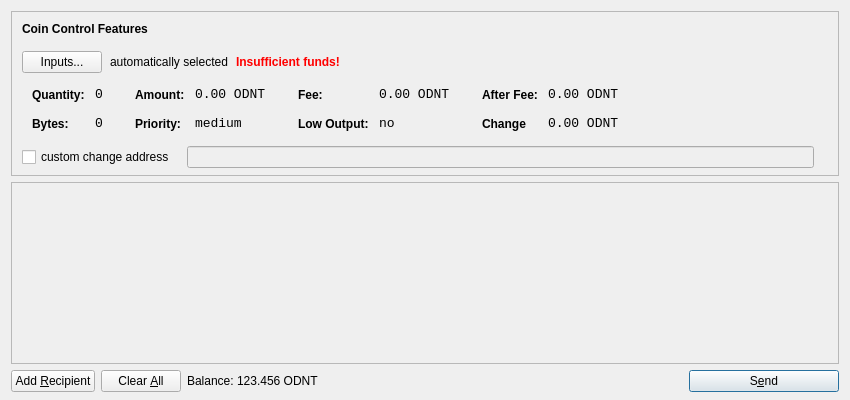
<?xml version="1.0" encoding="UTF-8"?>
<ui version="4.0">
 <class>SendCoinsDialog</class>
 <widget class="QDialog" name="SendCoinsDialog">
  <property name="geometry">
   <rect>
    <x>0</x>
    <y>0</y>
    <width>850</width>
    <height>400</height>
   </rect>
  </property>
  <property name="windowTitle">
   <string>Send Coins</string>
  </property>
  <property name="styleSheet">
   <string notr="true">QListView { background: transparent; }</string>
  </property>
  <layout class="QVBoxLayout" name="verticalLayout" stretch="0,1,0">
   <property name="bottomMargin">
    <number>8</number>
   </property>
   <item>
    <widget class="QFrame" name="frameCoinControl">
     <property name="sizePolicy">
      <sizepolicy hsizetype="Expanding" vsizetype="Expanding">
       <horstretch>0</horstretch>
       <verstretch>0</verstretch>
      </sizepolicy>
     </property>
     <property name="maximumSize">
      <size>
       <width>16777215</width>
       <height>16777215</height>
      </size>
     </property>
     <property name="styleSheet">
      <string notr="true">QListView { background: transparent; }</string>
     </property>
     <property name="frameShape">
      <enum>QFrame::StyledPanel</enum>
     </property>
     <property name="frameShadow">
      <enum>QFrame::Sunken</enum>
     </property>
     <layout class="QVBoxLayout" name="verticalLayoutCoinControl2">
      <property name="spacing">
       <number>6</number>
      </property>
      <property name="leftMargin">
       <number>0</number>
      </property>
      <property name="topMargin">
       <number>0</number>
      </property>
      <property name="rightMargin">
       <number>0</number>
      </property>
      <property name="bottomMargin">
       <number>6</number>
      </property>
      <item>
       <layout class="QVBoxLayout" name="verticalLayoutCoinControl" stretch="0,0,0,0,1">
        <property name="spacing">
         <number>0</number>
        </property>
        <property name="leftMargin">
         <number>10</number>
        </property>
        <property name="topMargin">
         <number>10</number>
        </property>
        <item>
         <layout class="QHBoxLayout" name="horizontalLayoutCoinControl1">
          <property name="bottomMargin">
           <number>15</number>
          </property>
          <item>
           <widget class="QLabel" name="labelCoinControlFeatures">
            <property name="sizePolicy">
             <sizepolicy hsizetype="Preferred" vsizetype="Maximum">
              <horstretch>0</horstretch>
              <verstretch>0</verstretch>
             </sizepolicy>
            </property>
            <property name="font">
             <font>
              <weight>75</weight>
              <bold>true</bold>
             </font>
            </property>
            <property name="styleSheet">
             <string notr="true">font-weight:bold;</string>
            </property>
            <property name="text">
             <string>Coin Control Features</string>
            </property>
           </widget>
          </item>
         </layout>
        </item>
        <item>
         <layout class="QHBoxLayout" name="horizontalLayoutCoinControl2" stretch="0,0,0,0">
          <property name="spacing">
           <number>8</number>
          </property>
          <property name="bottomMargin">
           <number>10</number>
          </property>
          <item>
           <widget class="QPushButton" name="pushButtonCoinControl">
            <property name="styleSheet">
             <string notr="true"/>
            </property>
            <property name="text">
             <string>Inputs...</string>
            </property>
           </widget>
          </item>
          <item>
           <widget class="QLabel" name="labelCoinControlAutomaticallySelected">
            <property name="text">
             <string>automatically selected</string>
            </property>
            <property name="margin">
             <number>5</number>
            </property>
           </widget>
          </item>
          <item>
           <widget class="QLabel" name="labelCoinControlInsuffFunds">
            <property name="font">
             <font>
              <weight>75</weight>
              <bold>true</bold>
             </font>
            </property>
            <property name="styleSheet">
             <string notr="true">color:red;font-weight:bold;</string>
            </property>
            <property name="text">
             <string>Insufficient funds!</string>
            </property>
            <property name="margin">
             <number>5</number>
            </property>
           </widget>
          </item>
          <item>
           <spacer name="horizontalSpacerCoinControl">
            <property name="orientation">
             <enum>Qt::Horizontal</enum>
            </property>
            <property name="sizeHint" stdset="0">
             <size>
              <width>40</width>
              <height>1</height>
             </size>
            </property>
           </spacer>
          </item>
         </layout>
        </item>
        <item>
         <widget class="QWidget" name="widgetCoinControl" native="true">
          <property name="sizePolicy">
           <sizepolicy hsizetype="Preferred" vsizetype="Preferred">
            <horstretch>0</horstretch>
            <verstretch>0</verstretch>
           </sizepolicy>
          </property>
          <property name="minimumSize">
           <size>
            <width>0</width>
            <height>0</height>
           </size>
          </property>
          <property name="styleSheet">
           <string notr="true"/>
          </property>
          <layout class="QHBoxLayout" name="horizontalLayoutCoinControl5">
           <property name="margin">
            <number>0</number>
           </property>
           <item>
            <layout class="QHBoxLayout" name="horizontalLayoutCoinControl3" stretch="0,0,0,1">
             <property name="spacing">
              <number>20</number>
             </property>
             <property name="topMargin">
              <number>0</number>
             </property>
             <property name="bottomMargin">
              <number>10</number>
             </property>
             <item>
              <layout class="QFormLayout" name="formLayoutCoinControl1">
               <property name="horizontalSpacing">
                <number>10</number>
               </property>
               <property name="verticalSpacing">
                <number>14</number>
               </property>
               <property name="leftMargin">
                <number>10</number>
               </property>
               <property name="topMargin">
                <number>4</number>
               </property>
               <property name="rightMargin">
                <number>6</number>
               </property>
               <item row="0" column="0">
                <widget class="QLabel" name="labelCoinControlQuantityText">
                 <property name="styleSheet">
                  <string notr="true">font-weight:bold;</string>
                 </property>
                 <property name="text">
                  <string>Quantity:</string>
                 </property>
                 <property name="margin">
                  <number>0</number>
                 </property>
                </widget>
               </item>
               <item row="0" column="1">
                <widget class="QLabel" name="labelCoinControlQuantity">
                 <property name="font">
                  <font>
                   <family>Monospace</family>
                   <pointsize>10</pointsize>
                  </font>
                 </property>
                 <property name="cursor">
                  <cursorShape>IBeamCursor</cursorShape>
                 </property>
                 <property name="contextMenuPolicy">
                  <enum>Qt::ActionsContextMenu</enum>
                 </property>
                 <property name="text">
                  <string>0</string>
                 </property>
                 <property name="margin">
                  <number>0</number>
                 </property>
                 <property name="textInteractionFlags">
                  <set>Qt::LinksAccessibleByMouse|Qt::TextSelectableByKeyboard|Qt::TextSelectableByMouse</set>
                 </property>
                </widget>
               </item>
               <item row="1" column="0">
                <widget class="QLabel" name="labelCoinControlBytesText">
                 <property name="styleSheet">
                  <string notr="true">font-weight:bold;</string>
                 </property>
                 <property name="text">
                  <string>Bytes:</string>
                 </property>
                </widget>
               </item>
               <item row="1" column="1">
                <widget class="QLabel" name="labelCoinControlBytes">
                 <property name="font">
                  <font>
                   <family>Monospace</family>
                   <pointsize>10</pointsize>
                  </font>
                 </property>
                 <property name="cursor">
                  <cursorShape>IBeamCursor</cursorShape>
                 </property>
                 <property name="contextMenuPolicy">
                  <enum>Qt::ActionsContextMenu</enum>
                 </property>
                 <property name="text">
                  <string>0</string>
                 </property>
                 <property name="textInteractionFlags">
                  <set>Qt::LinksAccessibleByMouse|Qt::TextSelectableByKeyboard|Qt::TextSelectableByMouse</set>
                 </property>
                </widget>
               </item>
              </layout>
             </item>
             <item>
              <layout class="QFormLayout" name="formLayoutCoinControl2">
               <property name="horizontalSpacing">
                <number>10</number>
               </property>
               <property name="verticalSpacing">
                <number>14</number>
               </property>
               <property name="leftMargin">
                <number>6</number>
               </property>
               <property name="topMargin">
                <number>4</number>
               </property>
               <property name="rightMargin">
                <number>6</number>
               </property>
               <item row="0" column="0">
                <widget class="QLabel" name="labelCoinControlAmountText">
                 <property name="styleSheet">
                  <string notr="true">font-weight:bold;</string>
                 </property>
                 <property name="text">
                  <string>Amount:</string>
                 </property>
                 <property name="margin">
                  <number>0</number>
                 </property>
                </widget>
               </item>
               <item row="0" column="1">
                <widget class="QLabel" name="labelCoinControlAmount">
                 <property name="font">
                  <font>
                   <family>Monospace</family>
                   <pointsize>10</pointsize>
                  </font>
                 </property>
                 <property name="cursor">
                  <cursorShape>IBeamCursor</cursorShape>
                 </property>
                 <property name="contextMenuPolicy">
                  <enum>Qt::ActionsContextMenu</enum>
                 </property>
                 <property name="text">
                  <string>0.00 ODNT</string>
                 </property>
                 <property name="textInteractionFlags">
                  <set>Qt::LinksAccessibleByMouse|Qt::TextSelectableByKeyboard|Qt::TextSelectableByMouse</set>
                 </property>
                </widget>
               </item>
               <item row="1" column="0">
                <widget class="QLabel" name="labelCoinControlPriorityText">
                 <property name="styleSheet">
                  <string notr="true">font-weight:bold;</string>
                 </property>
                 <property name="text">
                  <string>Priority:</string>
                 </property>
                </widget>
               </item>
               <item row="1" column="1">
                <widget class="QLabel" name="labelCoinControlPriority">
                 <property name="font">
                  <font>
                   <family>Monospace</family>
                   <pointsize>10</pointsize>
                  </font>
                 </property>
                 <property name="cursor">
                  <cursorShape>IBeamCursor</cursorShape>
                 </property>
                 <property name="contextMenuPolicy">
                  <enum>Qt::ActionsContextMenu</enum>
                 </property>
                 <property name="text">
                  <string>medium</string>
                 </property>
                 <property name="textInteractionFlags">
                  <set>Qt::LinksAccessibleByMouse|Qt::TextSelectableByKeyboard|Qt::TextSelectableByMouse</set>
                 </property>
                </widget>
               </item>
              </layout>
             </item>
             <item>
              <layout class="QFormLayout" name="formLayoutCoinControl3">
               <property name="horizontalSpacing">
                <number>10</number>
               </property>
               <property name="verticalSpacing">
                <number>14</number>
               </property>
               <property name="leftMargin">
                <number>6</number>
               </property>
               <property name="topMargin">
                <number>4</number>
               </property>
               <property name="rightMargin">
                <number>6</number>
               </property>
               <item row="0" column="0">
                <widget class="QLabel" name="labelCoinControlFeeText">
                 <property name="styleSheet">
                  <string notr="true">font-weight:bold;</string>
                 </property>
                 <property name="text">
                  <string>Fee:</string>
                 </property>
                 <property name="margin">
                  <number>0</number>
                 </property>
                </widget>
               </item>
               <item row="0" column="1">
                <widget class="QLabel" name="labelCoinControlFee">
                 <property name="font">
                  <font>
                   <family>Monospace</family>
                   <pointsize>10</pointsize>
                  </font>
                 </property>
                 <property name="cursor">
                  <cursorShape>IBeamCursor</cursorShape>
                 </property>
                 <property name="contextMenuPolicy">
                  <enum>Qt::ActionsContextMenu</enum>
                 </property>
                 <property name="text">
                  <string>0.00 ODNT</string>
                 </property>
                 <property name="textInteractionFlags">
                  <set>Qt::LinksAccessibleByMouse|Qt::TextSelectableByKeyboard|Qt::TextSelectableByMouse</set>
                 </property>
                </widget>
               </item>
               <item row="1" column="0">
                <widget class="QLabel" name="labelCoinControlLowOutputText">
                 <property name="styleSheet">
                  <string notr="true">font-weight:bold;</string>
                 </property>
                 <property name="text">
                  <string>Low Output:</string>
                 </property>
                </widget>
               </item>
               <item row="1" column="1">
                <widget class="QLabel" name="labelCoinControlLowOutput">
                 <property name="font">
                  <font>
                   <family>Monospace</family>
                   <pointsize>10</pointsize>
                  </font>
                 </property>
                 <property name="cursor">
                  <cursorShape>IBeamCursor</cursorShape>
                 </property>
                 <property name="contextMenuPolicy">
                  <enum>Qt::ActionsContextMenu</enum>
                 </property>
                 <property name="text">
                  <string>no</string>
                 </property>
                 <property name="textInteractionFlags">
                  <set>Qt::LinksAccessibleByMouse|Qt::TextSelectableByKeyboard|Qt::TextSelectableByMouse</set>
                 </property>
                </widget>
               </item>
              </layout>
             </item>
             <item>
              <layout class="QFormLayout" name="formLayoutCoinControl4">
               <property name="horizontalSpacing">
                <number>10</number>
               </property>
               <property name="verticalSpacing">
                <number>14</number>
               </property>
               <property name="leftMargin">
                <number>6</number>
               </property>
               <property name="topMargin">
                <number>4</number>
               </property>
               <property name="rightMargin">
                <number>6</number>
               </property>
               <item row="0" column="0">
                <widget class="QLabel" name="labelCoinControlAfterFeeText">
                 <property name="styleSheet">
                  <string notr="true">font-weight:bold;</string>
                 </property>
                 <property name="text">
                  <string>After Fee:</string>
                 </property>
                 <property name="margin">
                  <number>0</number>
                 </property>
                </widget>
               </item>
               <item row="0" column="1">
                <widget class="QLabel" name="labelCoinControlAfterFee">
                 <property name="font">
                  <font>
                   <family>Monospace</family>
                   <pointsize>10</pointsize>
                  </font>
                 </property>
                 <property name="cursor">
                  <cursorShape>IBeamCursor</cursorShape>
                 </property>
                 <property name="contextMenuPolicy">
                  <enum>Qt::ActionsContextMenu</enum>
                 </property>
                 <property name="text">
                  <string>0.00 ODNT</string>
                 </property>
                 <property name="textInteractionFlags">
                  <set>Qt::LinksAccessibleByMouse|Qt::TextSelectableByKeyboard|Qt::TextSelectableByMouse</set>
                 </property>
                </widget>
               </item>
               <item row="1" column="0">
                <widget class="QLabel" name="labelCoinControlChangeText">
                 <property name="styleSheet">
                  <string notr="true">font-weight:bold;</string>
                 </property>
                 <property name="text">
                  <string>Change</string>
                 </property>
                </widget>
               </item>
               <item row="1" column="1">
                <widget class="QLabel" name="labelCoinControlChange">
                 <property name="font">
                  <font>
                   <family>Monospace</family>
                   <pointsize>10</pointsize>
                  </font>
                 </property>
                 <property name="cursor">
                  <cursorShape>IBeamCursor</cursorShape>
                 </property>
                 <property name="contextMenuPolicy">
                  <enum>Qt::ActionsContextMenu</enum>
                 </property>
                 <property name="text">
                  <string>0.00 ODNT</string>
                 </property>
                 <property name="textInteractionFlags">
                  <set>Qt::LinksAccessibleByMouse|Qt::TextSelectableByKeyboard|Qt::TextSelectableByMouse</set>
                 </property>
                </widget>
               </item>
              </layout>
             </item>
            </layout>
           </item>
          </layout>
         </widget>
        </item>
        <item>
         <layout class="QHBoxLayout" name="horizontalLayoutCoinControl4" stretch="0,0,0">
          <property name="spacing">
           <number>12</number>
          </property>
          <property name="sizeConstraint">
           <enum>QLayout::SetDefaultConstraint</enum>
          </property>
          <property name="topMargin">
           <number>5</number>
          </property>
          <property name="rightMargin">
           <number>5</number>
          </property>
          <item>
           <widget class="QCheckBox" name="checkBoxCoinControlChange">
            <property name="text">
             <string>custom change address</string>
            </property>
           </widget>
          </item>
          <item>
           <widget class="QLineEdit" name="lineEditCoinControlChange">
            <property name="enabled">
             <bool>false</bool>
            </property>
            <property name="sizePolicy">
             <sizepolicy hsizetype="Expanding" vsizetype="Fixed">
              <horstretch>0</horstretch>
              <verstretch>0</verstretch>
             </sizepolicy>
            </property>
           </widget>
          </item>
          <item>
           <widget class="QLabel" name="labelCoinControlChangeLabel">
            <property name="sizePolicy">
             <sizepolicy hsizetype="Preferred" vsizetype="Expanding">
              <horstretch>0</horstretch>
              <verstretch>0</verstretch>
             </sizepolicy>
            </property>
            <property name="minimumSize">
             <size>
              <width>0</width>
              <height>0</height>
             </size>
            </property>
            <property name="text">
             <string/>
            </property>
            <property name="margin">
             <number>3</number>
            </property>
           </widget>
          </item>
         </layout>
        </item>
        <item>
         <spacer name="verticalSpacerCoinControl">
          <property name="orientation">
           <enum>Qt::Vertical</enum>
          </property>
          <property name="sizeHint" stdset="0">
           <size>
            <width>800</width>
            <height>1</height>
           </size>
          </property>
         </spacer>
        </item>
       </layout>
      </item>
     </layout>
    </widget>
   </item>
   <item>
    <widget class="QScrollArea" name="scrollArea">
     <property name="widgetResizable">
      <bool>true</bool>
     </property>
     <widget class="QWidget" name="scrollAreaWidgetContents">
      <property name="geometry">
       <rect>
        <x>0</x>
        <y>0</y>
        <width>828</width>
        <height>162</height>
       </rect>
      </property>
      <layout class="QVBoxLayout" name="verticalLayout_2">
       <property name="margin">
        <number>0</number>
       </property>
       <item>
        <layout class="QVBoxLayout" name="entries">
         <property name="spacing">
          <number>6</number>
         </property>
        </layout>
       </item>
       <item>
        <spacer name="verticalSpacer">
         <property name="orientation">
          <enum>Qt::Vertical</enum>
         </property>
         <property name="sizeHint" stdset="0">
          <size>
           <width>20</width>
           <height>40</height>
          </size>
         </property>
        </spacer>
       </item>
      </layout>
     </widget>
    </widget>
   </item>
   <item>
    <layout class="QHBoxLayout" name="horizontalLayout">
     <item>
      <widget class="QPushButton" name="addButton">
       <property name="toolTip">
        <string>Send to multiple recipients at once</string>
       </property>
       <property name="text">
        <string>Add &amp;Recipient</string>
       </property>
       <property name="icon">
        <iconset resource="../bitcoin.qrc">
         <normaloff>:/icons/add</normaloff>:/icons/add</iconset>
       </property>
       <property name="autoDefault">
        <bool>false</bool>
       </property>
      </widget>
     </item>
     <item>
      <widget class="QPushButton" name="clearButton">
       <property name="sizePolicy">
        <sizepolicy hsizetype="Minimum" vsizetype="Fixed">
         <horstretch>0</horstretch>
         <verstretch>0</verstretch>
        </sizepolicy>
       </property>
       <property name="toolTip">
        <string>Remove all transaction fields</string>
       </property>
       <property name="text">
        <string>Clear &amp;All</string>
       </property>
       <property name="icon">
        <iconset resource="../bitcoin.qrc">
         <normaloff>:/icons/remove</normaloff>:/icons/remove</iconset>
       </property>
       <property name="autoRepeatDelay">
        <number>300</number>
       </property>
       <property name="autoDefault">
        <bool>false</bool>
       </property>
      </widget>
     </item>
     <item>
      <layout class="QHBoxLayout" name="horizontalLayout_2">
       <property name="spacing">
        <number>3</number>
       </property>
       <item>
        <widget class="QLabel" name="label">
         <property name="sizePolicy">
          <sizepolicy hsizetype="Preferred" vsizetype="Fixed">
           <horstretch>0</horstretch>
           <verstretch>0</verstretch>
          </sizepolicy>
         </property>
         <property name="text">
          <string>Balance:</string>
         </property>
        </widget>
       </item>
       <item>
        <widget class="QLabel" name="labelBalance">
         <property name="sizePolicy">
          <sizepolicy hsizetype="Preferred" vsizetype="Fixed">
           <horstretch>0</horstretch>
           <verstretch>0</verstretch>
          </sizepolicy>
         </property>
         <property name="cursor">
          <cursorShape>IBeamCursor</cursorShape>
         </property>
         <property name="text">
          <string>123.456 ODNT</string>
         </property>
         <property name="textInteractionFlags">
          <set>Qt::LinksAccessibleByMouse|Qt::TextSelectableByKeyboard|Qt::TextSelectableByMouse</set>
         </property>
        </widget>
       </item>
      </layout>
     </item>
     <item>
      <spacer name="horizontalSpacer">
       <property name="orientation">
        <enum>Qt::Horizontal</enum>
       </property>
       <property name="sizeHint" stdset="0">
        <size>
         <width>40</width>
         <height>20</height>
        </size>
       </property>
      </spacer>
     </item>
     <item>
      <widget class="QPushButton" name="sendButton">
       <property name="minimumSize">
        <size>
         <width>150</width>
         <height>0</height>
        </size>
       </property>
       <property name="toolTip">
        <string>Confirm the send action</string>
       </property>
       <property name="text">
        <string>S&amp;end</string>
       </property>
       <property name="icon">
        <iconset resource="../bitcoin.qrc">
         <normaloff>:/icons/send</normaloff>:/icons/send</iconset>
       </property>
       <property name="default">
        <bool>true</bool>
       </property>
      </widget>
     </item>
    </layout>
   </item>
  </layout>
 </widget>
 <resources>
  <include location="../bitcoin.qrc"/>
 </resources>
 <connections/>
</ui>
